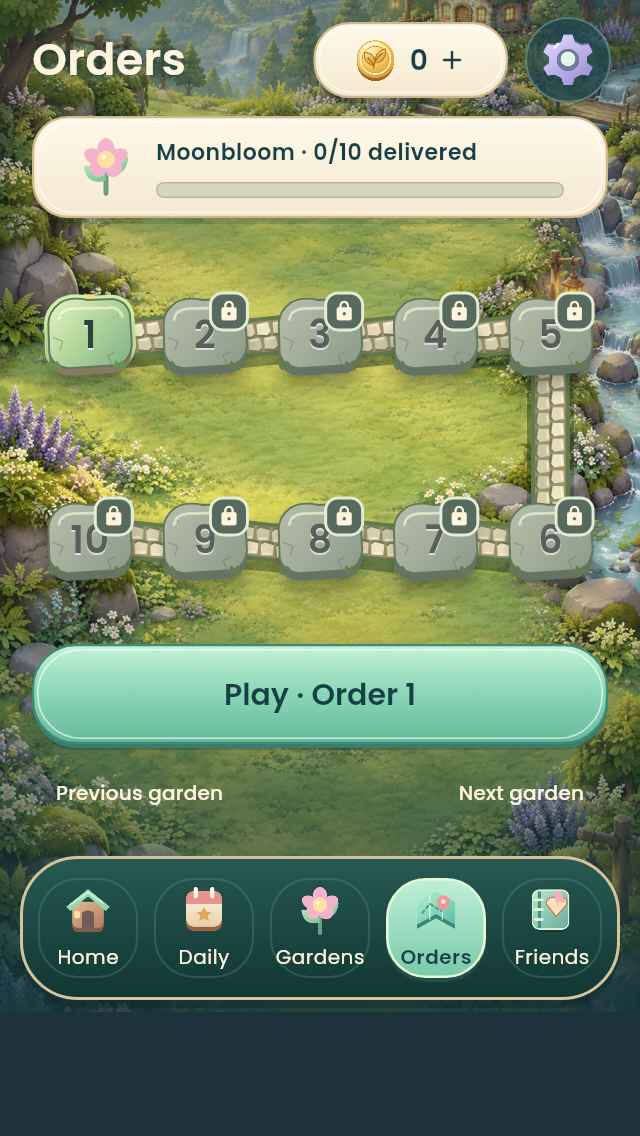
#> input picture docs/STONE_ORDERS_PHONE.png, 640 x 1136 px, given in place of ALIGNED_HOME.png, which was not available
$ python create_polish_preview.py out.png
#> lines starting #> are read from the running program, lines starting #| are printed output that depends on the picture; pictures that were not available may be replaced by others from this repository, and a replacement may not be noted
"""Compose actual Flutter QA captures without changing their artwork or layout."""
from pathlib import Path
import argparse

from PIL import Image, ImageDraw, ImageFont

ROOT = Path(__file__).resolve().parents[1]
SCREENS = [
    ('Home · Moonbloom world', 'ALIGNED_HOME.png'),
    ('Home · Lily Pond world', 'WORLD_LILYPOND_HOME.png'),
    ('Gardens · grounded inhabitants', 'WORLD_LILYPOND_GARDENS.png'),
    ('Daily · clean controls', 'ALIGNED_DAILY.png'),
    ('Friends · collection showcase', 'ALIGNED_FRIENDS.png'),
    ('Play · courier card', 'ALIGNED_GAMEPLAY.png'),
]


def main():
    parser = argparse.ArgumentParser()
    parser.add_argument('output', type=Path)
    args = parser.parse_args()
    width, gap, margin = 380, 24, 30
    height, header, label, row_gap = 608, 126, 38, 26
    canvas = Image.new('RGB', (margin * 2 + width * 3 + gap * 2,
                              header + 2 * (height + label) + row_gap + 56), '#F7F1E2')
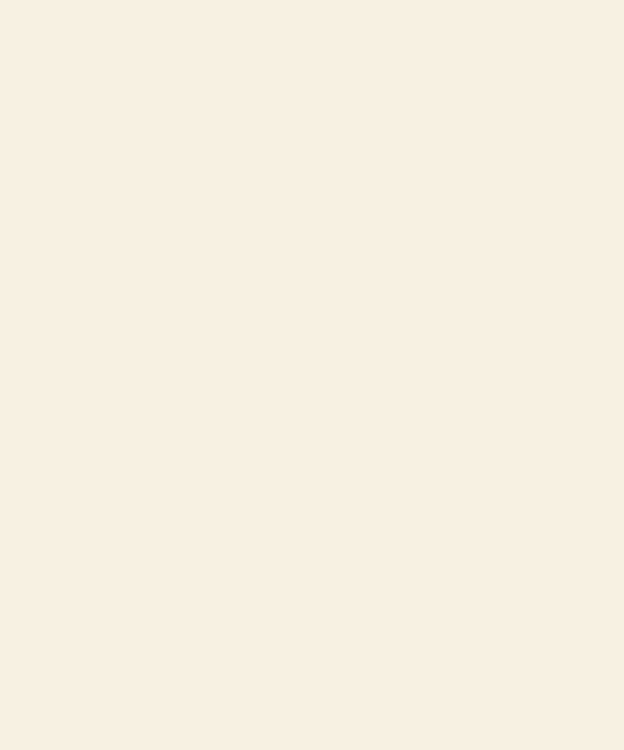
#> canvas: PIL image 1248x1500 RGB (shown at 1/2 size); mean R, G, B 247, 241, 226
    draw = ImageDraw.Draw(canvas)
    fonts = ROOT / 'assets/fonts'
    title = ImageFont.truetype(str(fonts / 'Poppins-SemiBold.ttf'), 34)
    text = ImageFont.truetype(str(fonts / 'Poppins-Medium.ttf'), 17)
    small = ImageFont.truetype(str(fonts / 'Poppins-Regular.ttf'), 15)
    draw.text((margin, 23), 'Potion Post', font=title, fill='#183F3D')
    draw.text((margin, 73), 'v0.10.0 · Build 20   /   Actual Flutter screen renders',
              font=text, fill='#486762')
    for index, (name, capture) in enumerate(SCREENS):
        x = margin + (index % 3) * (width + gap)
        y = header + (index // 3) * (height + label + row_gap)
        draw.text((x, y), name, font=text, fill='#183F3D')
        image = Image.open(ROOT / 'docs' / capture).convert('RGB')
        image.thumbnail((width, height), Image.Resampling.LANCZOS)
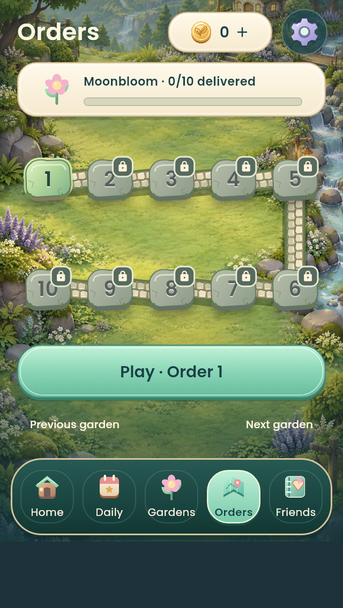
#> image: PIL image 343x608 RGB; mean R, G, B 118.6, 136.7, 106.2
        draw.rounded_rectangle((x - 1, y + label - 1, x + width + 1,
                                y + label + height + 1), radius=9, fill='#D0D8CE')
        canvas.paste(image, (x + (width - image.width) // 2,
                             y + label + (height - image.height) // 2))
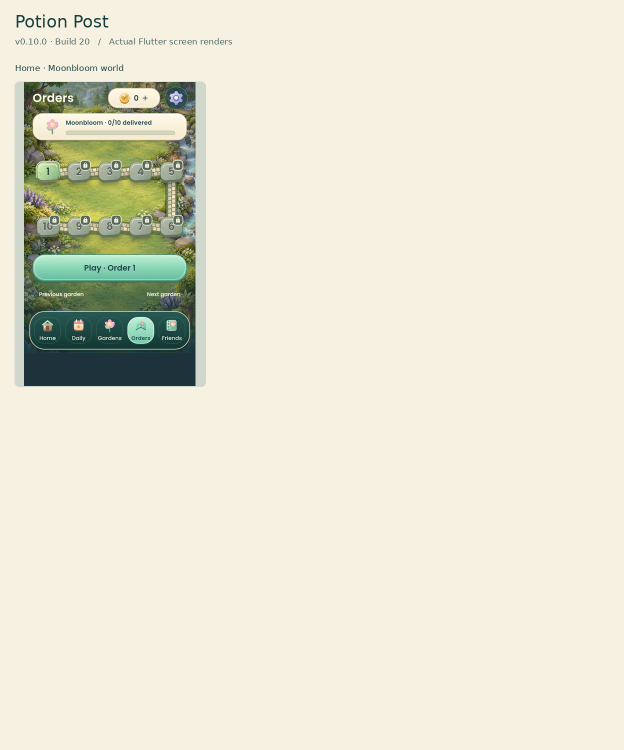
#> canvas: PIL image 1248x1500 RGB (shown at 1/2 size); mean R, G, B 231.8, 228.8, 212.1
#> pass 2 of the loop in main, `for index, (name, capture) in enumerate(SCREENS):`:
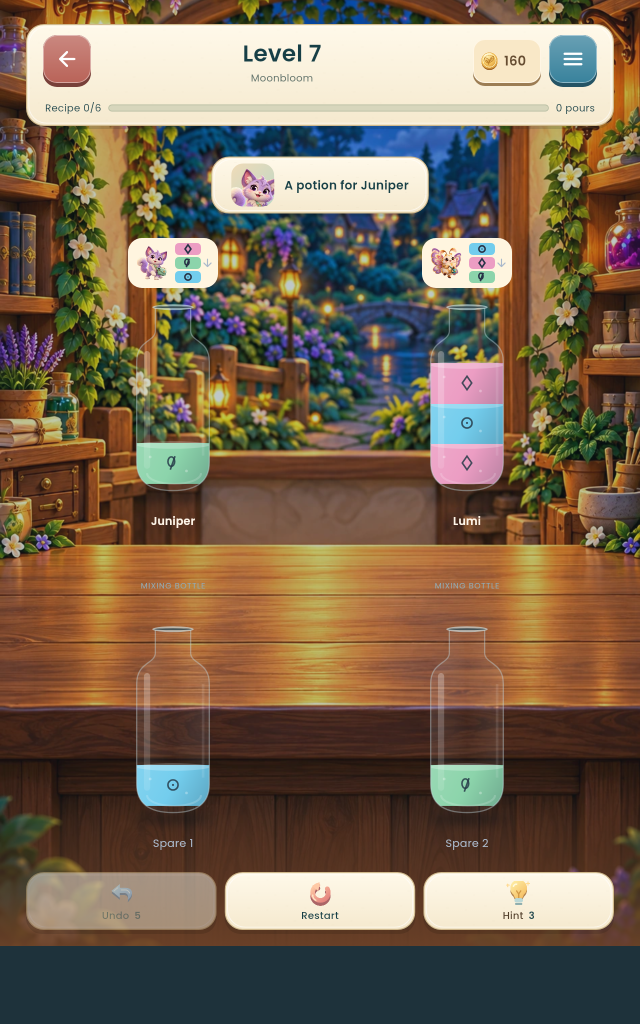
#> input picture docs/ALIGNED_GAMEPLAY.png, 1280 x 2048 px, given in place of WORLD_LILYPOND_HOME.png, which was not available (shown at 1/2 size)
#> in main, `image.thumbnail((width, height), Image.Resampling.LANCZOS)`:
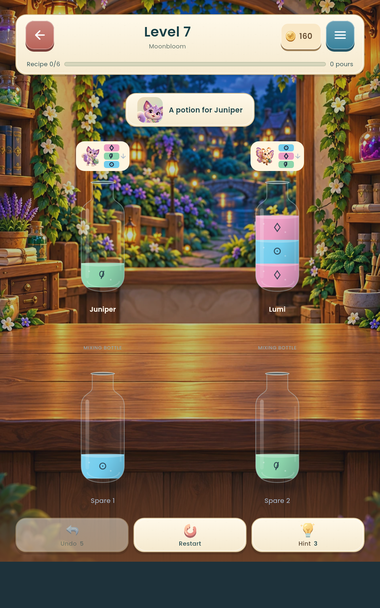
#> image: PIL image 380x608 RGB; mean R, G, B 121.5, 102.5, 81.4
#> in main, `canvas.paste(image, (x + (width - image.width) // 2, y + label + (heig..`:
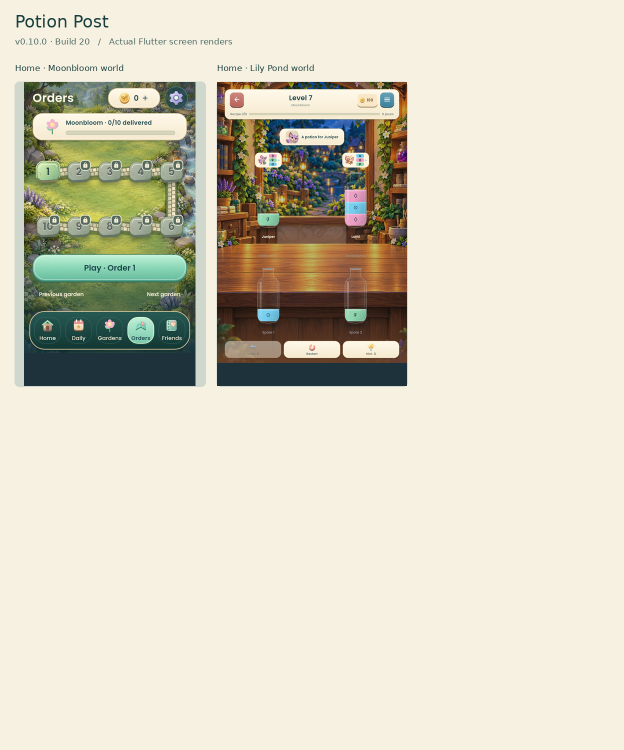
#> canvas: PIL image 1248x1500 RGB (shown at 1/2 size); mean R, G, B 216.2, 211.6, 194.2
    draw.text((margin, canvas.height - 36),
              '68 tests passed · 19 full environments · Grounded animals · Existing save format',
              font=small, fill='#486762')
    args.output.parent.mkdir(parents=True, exist_ok=True)
    canvas.save(args.output, optimize=True)
    print(f'{args.output} · {canvas.width} × {canvas.height}')


if __name__ == '__main__':
#> (the run stopped early here; a loop or call above may not have finished)
